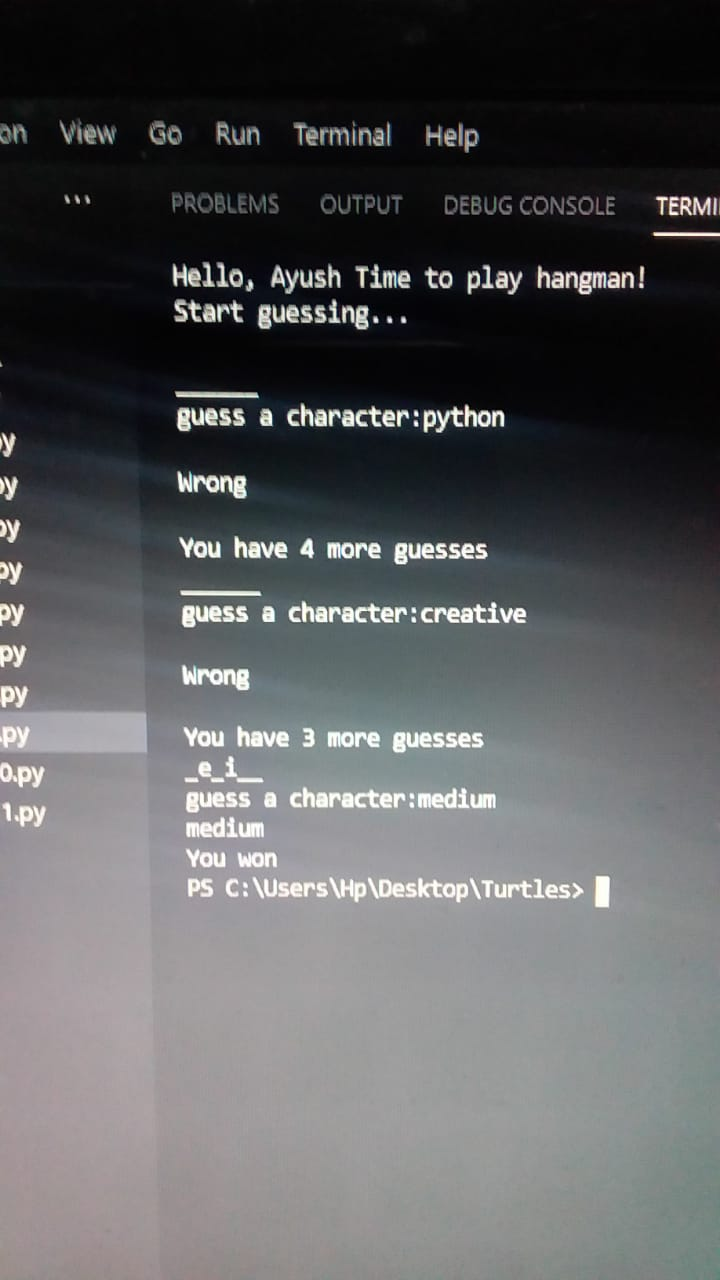
#> input picture WhatsApp Image 2021-01-19 at 17.51.43.jpeg, 720 x 1280 px
$ python Code.py
#> lines starting #> are read from the running program, lines starting #| are printed output that depends on the picture; after the words box and inside, x2 and y2 are one past the last pixel; in counts of white or black regions, pixels touching at a corner belong together
import numpy as np
import cv2
import os.path
from matplotlib import pyplot as plt

# example -> C:\Users\xyz\OneDrive\Desktop\project\image.jpg
img_path = input("Enter the path of image: ")
#> the answer given: ../WhatsApp Image 2021-01-19 at 17.51.43.jpeg
img = cv2.imread(img_path)
#> img is the input picture: shape (1280, 720, 3); mean B, G, R 92.6, 91.1, 90.2
image = cv2.cvtColor(img, cv2.COLOR_BGR2RGB)

img_small = cv2.pyrDown(image)
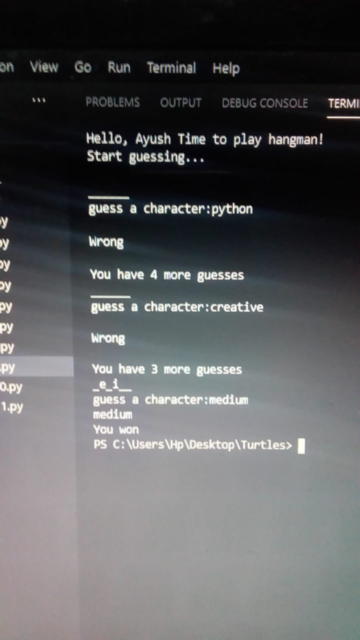
#> img_small: shape (640, 360, 3); mean R, G, B 90.2, 91.1, 92.6
num_iter = 5
for _ in range(num_iter):
    img_small = cv2.bilateralFilter(img_small, d=9, sigmaColor=9, sigmaSpace=7)

img_rgb = cv2.pyrUp(img_small)

img_gray = cv2.cvtColor(img_rgb, cv2.COLOR_RGB2GRAY)
img_blur = cv2.medianBlur(img_gray, 7)
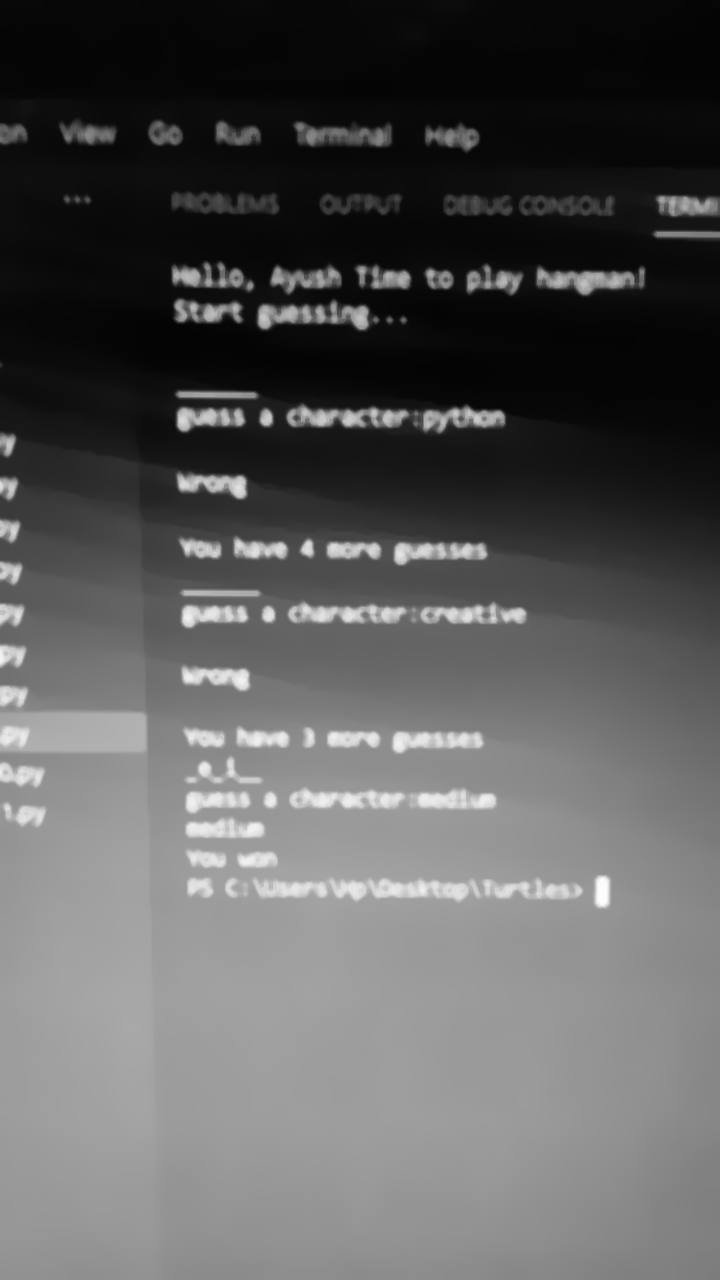
#> img_blur: shape (1280, 720); min 4, max 253, mean 90.6
img_edge = cv2.adaptiveThreshold(
    img_blur, 255, cv2.ADAPTIVE_THRESH_GAUSSIAN_C, cv2.THRESH_BINARY, 7, 2)
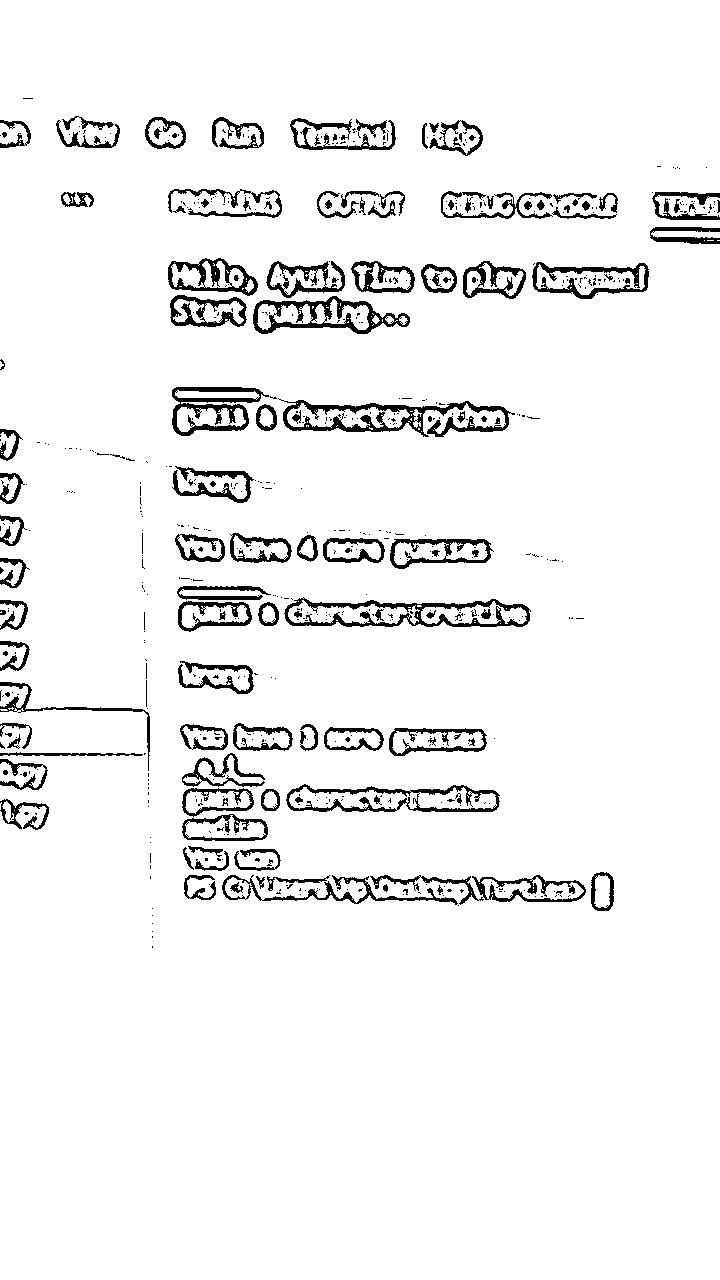
#> img_edge: shape (1280, 720); 94.7% white; 632 black regions (492 under 20 px), largest, box (x1, y1, x2, y2) and area: (278, 398, 515, 437) 2756, (284, 597, 531, 627) 2319, (253, 296, 410, 334) 1965

img_edge = cv2.cvtColor(img_edge, cv2.COLOR_GRAY2RGB)
array = cv2.bitwise_and(image, img_edge)
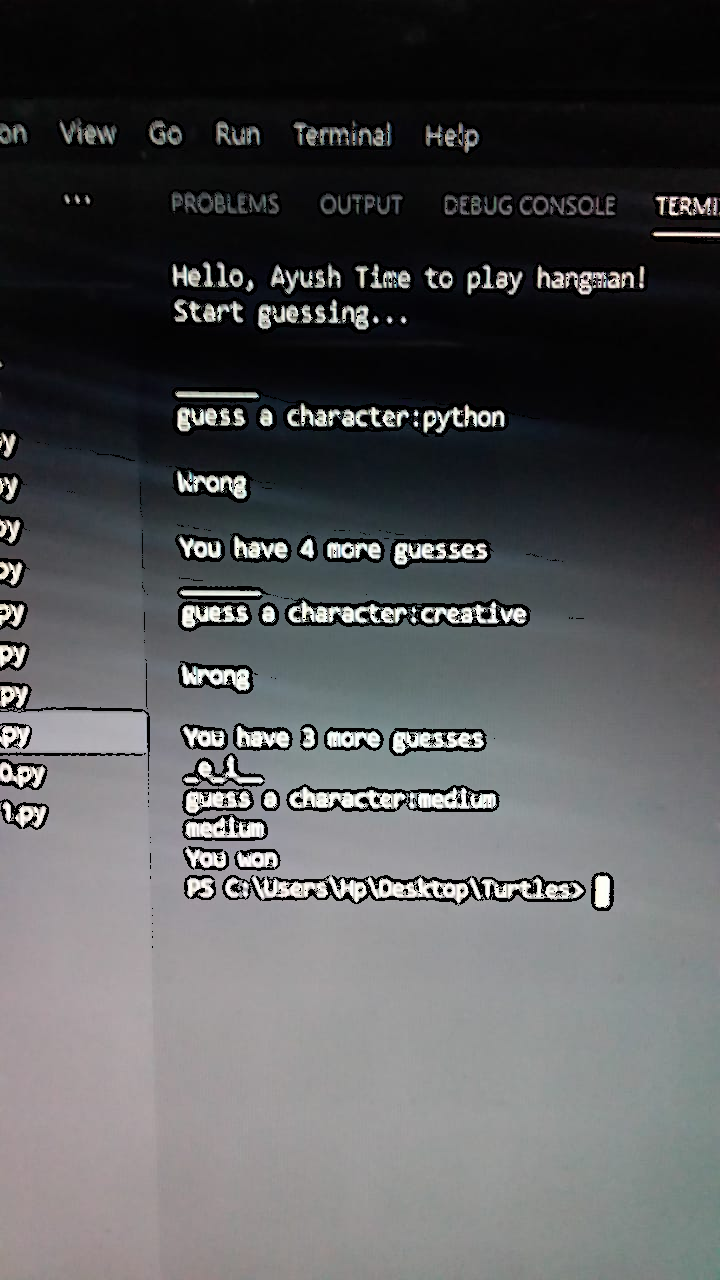
#> array: shape (1280, 720, 3); mean R, G, B 86, 86.8, 88.2
array1 = cv2.bitwise_xor(array, image)
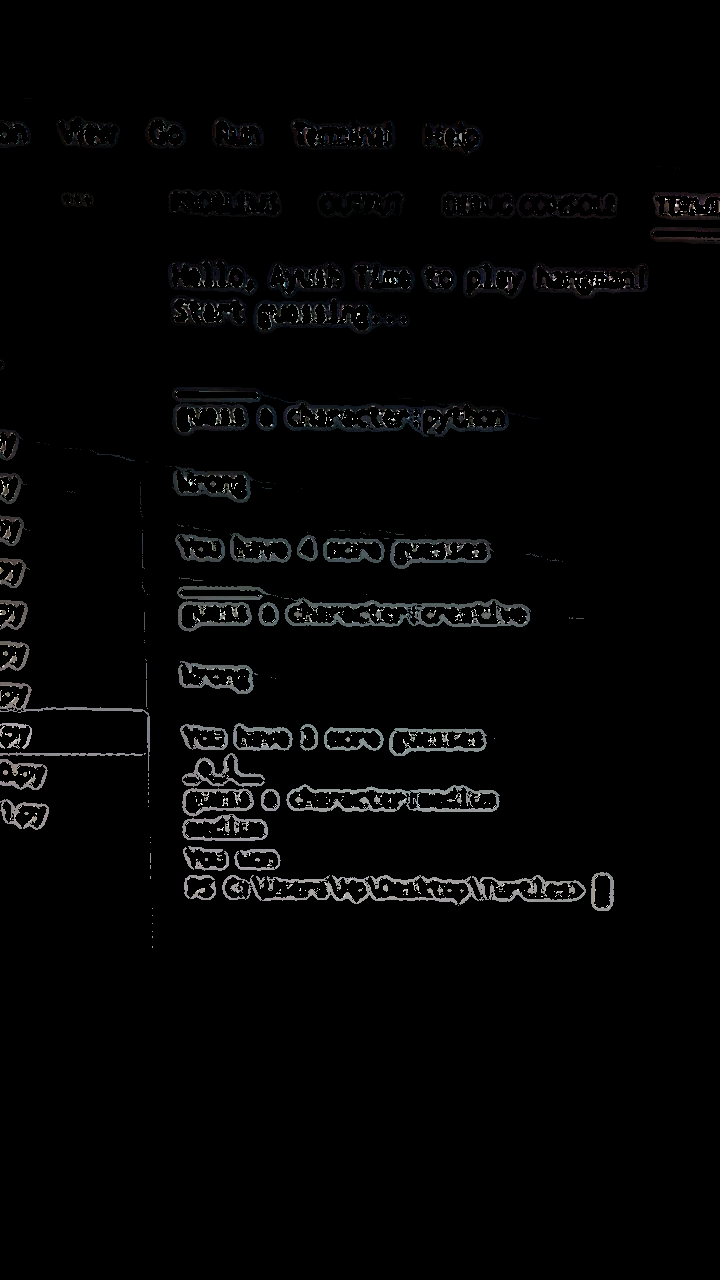
#> array1: shape (1280, 720, 3); mean R, G, B 4.2, 4.3, 4.4
plt.figure(figsize=(10, 10))
plt.imshow(array1, cmap='gray')
plt.title("Neon Effect Filtered Photo")
plt.axis('off')
#> (the run stopped early here; a loop or call above may not have finished)
